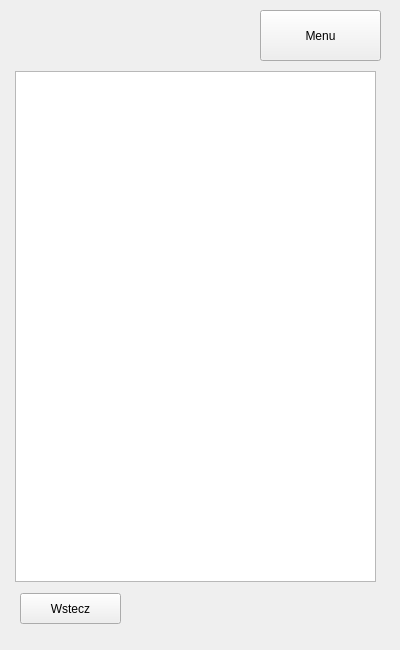
<?xml version="1.0" encoding="UTF-8"?>
<ui version="4.0">
 <class>OrderWidget</class>
 <widget class="QWidget" name="OrderWidget">
  <property name="geometry">
   <rect>
    <x>0</x>
    <y>0</y>
    <width>400</width>
    <height>650</height>
   </rect>
  </property>
  <property name="windowTitle">
   <string>Form</string>
  </property>
  <widget class="QPushButton" name="Menu">
   <property name="geometry">
    <rect>
     <x>260</x>
     <y>10</y>
     <width>121</width>
     <height>51</height>
    </rect>
   </property>
   <property name="text">
    <string>Menu</string>
   </property>
  </widget>
  <widget class="QPushButton" name="Prev">
   <property name="geometry">
    <rect>
     <x>20</x>
     <y>593</y>
     <width>101</width>
     <height>31</height>
    </rect>
   </property>
   <property name="text">
    <string>Wstecz</string>
   </property>
  </widget>
  <widget class="QLabel" name="label">
   <property name="geometry">
    <rect>
     <x>20</x>
     <y>20</y>
     <width>231</width>
     <height>41</height>
    </rect>
   </property>
   <property name="text">
    <string/>
   </property>
  </widget>
  <widget class="QTableWidget" name="tableOrders">
   <property name="geometry">
    <rect>
     <x>15</x>
     <y>71</y>
     <width>361</width>
     <height>511</height>
    </rect>
   </property>
  </widget>
 </widget>
 <resources/>
 <connections/>
</ui>
